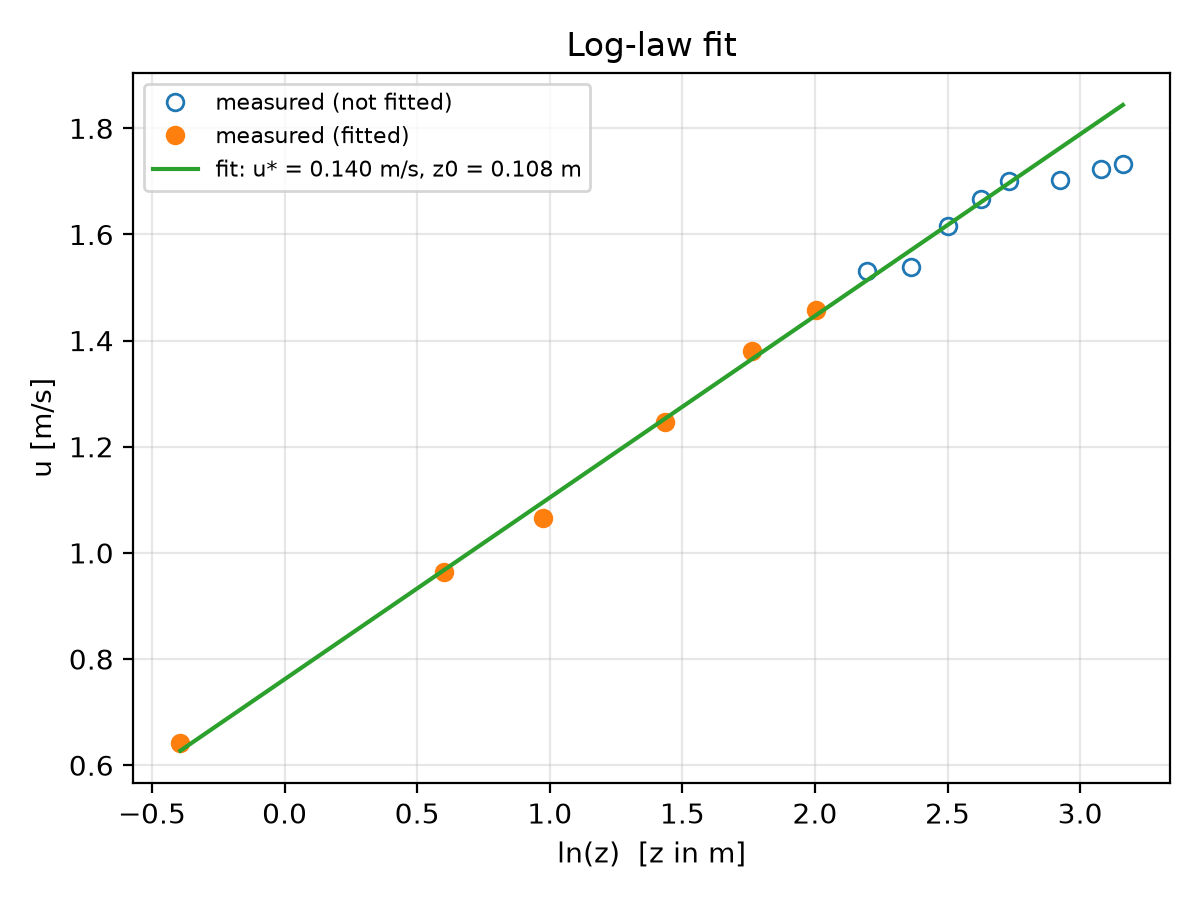

Recreate this plot in Python.

import glob, os, re
import numpy as np
import pandas as pd
import matplotlib.pyplot as plt

h = 25.0        # water depth [m]
U = 1.5         # mean current velocity [m/s]
KAPPA = 0.41    # von Karman constant
RHO = 1000.0    # water density [kg/m3]
ZMAX = 0.3      # upper limit of the log layer, as fraction of h (points with z/h <= ZMAX are fitted)

# ---- read data: mean u at every height ----
folder = os.path.dirname(os.path.abspath(__file__))
files = sorted(glob.glob(os.path.join(folder, "Z_*.dat")))  
if not files:
    files = sorted(glob.glob(os.path.join(folder, "Velocity files for FSI", "Z_*.dat")))
if not files:
    raise FileNotFoundError(f"No Z_*.dat files in {folder}")

z, u_mean = [], []
for f in files:
    z_over_h = float(re.search(r"Z_([\d.]+)\.dat", os.path.basename(f)).group(1)) / 100   
    u_t = pd.read_csv(f, sep=r"\s+", header=None, usecols=[1]).to_numpy().ravel()        
    z.append(z_over_h * h)               # z [m]
    u_mean.append((u_t * U).mean())      # [m/s]
z, u_mean = np.array(z), np.array(u_mean)


fit = z <= ZMAX * h
a, b = np.polyfit(np.log(z[fit]), u_mean[fit], 1)
u_star = KAPPA * a
z0 = np.exp(-b / a)
tau_b = RHO * u_star**2
u_pred = a * np.log(z[fit]) + b
r2 = 1 - np.sum((u_mean[fit] - u_pred) ** 2) / np.sum((u_mean[fit] - u_mean[fit].mean()) ** 2)


print(f"{'z/h':>6} {'z [m]':>7} {'u [m/s]':>8}  log fit")
for zi, ui, fi in zip(z, u_mean, fit):
    print(f"{zi/h:6.3f} {zi:7.2f} {ui:8.4f}  {'yes' if fi else '':>7}")

print(f"\nLog-law fit: u = {a:.4f} ln(z) + {b:.4f}   (R^2 = {r2:.4f}, {fit.sum()} points, z/h <= {ZMAX})")
print(f"   u*    = {u_star:.4f} m/s")
print(f"   z0    = {z0:.4f} m,  ks ~ 30 z0 = {30 * z0:.2f} m")
print(f"   tau_b = rho*u*^2 = {tau_b:.2f} Pa")

text_file = open("Output_log_fit.txt", "w")

text_file.write(
    f"""
Log-law fit: u = {a:.4f} ln(z) + {b:.4f}   (R^2 = {r2:.4f}, {fit.sum()} points, z/h <= {ZMAX})
   u*    = {u_star:.4f} m/s
   z0    = {z0:.4f} m,  ks ~ 30 z0 = {30 * z0:.2f} m
   tau_b = rho*u*^2 = {tau_b:.2f} Pa        

    """
)
text_file.close()

fig, ax = plt.subplots(figsize=(6, 4.5))
lnz = np.linspace(np.log(z.min()), np.log(z.max()), 50)
ax.plot(np.log(z[~fit]), u_mean[~fit], "o", mfc="none", label="measured (not fitted)")
ax.plot(np.log(z[fit]), u_mean[fit], "o", label="measured (fitted)")
ax.plot(lnz, a * lnz + b, "-", label=f"fit: u* = {u_star:.3f} m/s, z0 = {z0:.3f} m")
ax.set(xlabel="ln(z)  [z in m]", ylabel="u [m/s]", title="Log-law fit")
ax.legend(fontsize=8); ax.grid(alpha=0.3)
fig.tight_layout()
plt.savefig(os.path.join(folder, "log_fit_ustar.png"), dpi=200)
plt.show()
